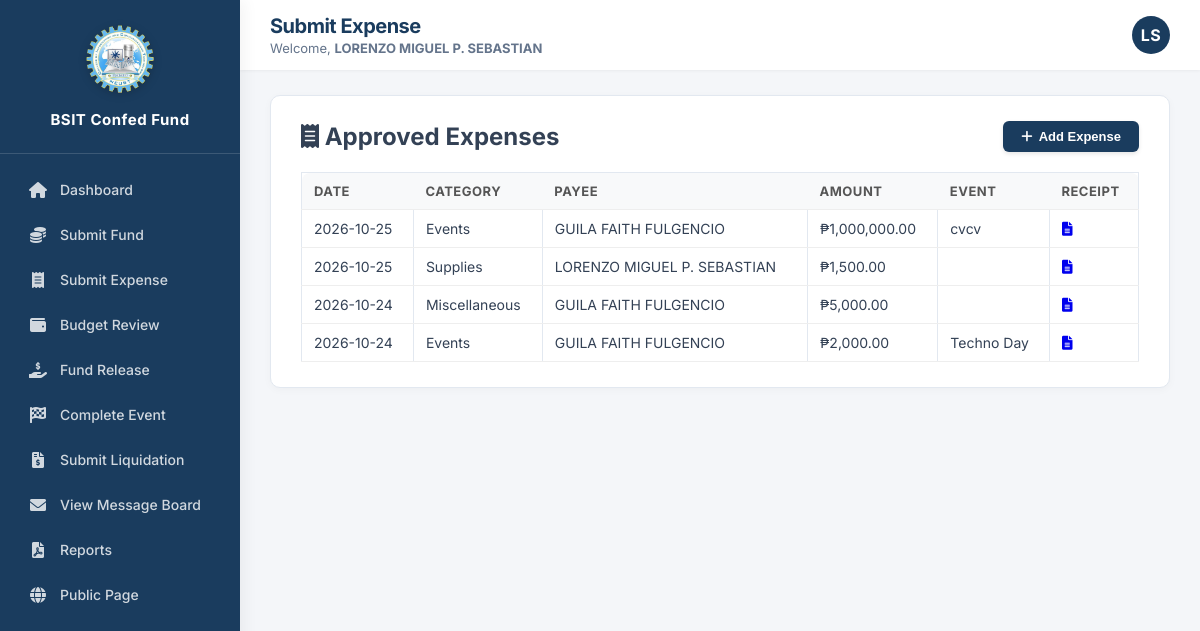
The app's page /admin/officer/submit_expense.php (signed in) with its own data.
### tables this page shows
CREATE TABLE `settings` (
  `id` int(11) NOT NULL DEFAULT 1,
  `org_name` varchar(100) NOT NULL DEFAULT 'BSIT Confederation',
  `org_short_name` varchar(50) NOT NULL DEFAULT 'BSIT Confed Fund',
  `logo_path` varchar(255) NOT NULL DEFAULT 'assets/images/logo.png.webp',
  `primary_color` varchar(7) NOT NULL DEFAULT '#1a3c5e',
  `recovery_key` varchar(100) NOT NULL DEFAULT 'BSIT-ADMIN-2026'
);

CREATE TABLE `expenses` (
  `id` int(11) NOT NULL,
  `amount` decimal(10,2) NOT NULL,
  `category_id` int(11) NOT NULL,
  `payee` varchar(255) NOT NULL,
  `description` text DEFAULT NULL,
  `expense_date` date NOT NULL,
  `school_year` varchar(20) DEFAULT NULL,
  `event` varchar(100) DEFAULT NULL,
  `event_id` int(11) DEFAULT NULL,
  `budget_id` int(11) DEFAULT NULL,
  `fund_source` varchar(100) DEFAULT NULL,
  `receipt_path` varchar(255) DEFAULT NULL,
  `officer_id` int(11) NOT NULL,
  `status` enum('pending_audit','audited','mayor_approved','approved','denied') NOT NULL DEFAULT 'pending_audit',
  `reviewed_by` int(11) DEFAULT NULL,
  `audited_by` int(11) DEFAULT NULL,
  `mayor_approved_by` int(11) DEFAULT NULL,
  `reviewed_at` datetime DEFAULT NULL,
  `audited_at` datetime DEFAULT NULL,
  `mayor_approved_at` datetime DEFAULT NULL,
  `review_comment` text DEFAULT NULL,
  `audit_comment` text DEFAULT NULL,
  `mayor_comment` text DEFAULT NULL,
  `created_at` datetime DEFAULT current_timestamp(),
  `updated_at` datetime DEFAULT NULL ON UPDATE current_timestamp()
);

CREATE TABLE `categories` (
  `id` int(11) NOT NULL,
  `name` varchar(100) NOT NULL,
  `description` text DEFAULT NULL,
  `created_at` datetime DEFAULT current_timestamp(),
  `status` enum('pending','approved','denied') NOT NULL DEFAULT 'approved',
  `created_by` int(11) DEFAULT NULL,
  `reviewed_by` int(11) DEFAULT NULL,
  `reviewed_at` datetime DEFAULT NULL,
  `review_comment` text DEFAULT NULL
);

### admin/officer/submit_expense.php (the view, shortened to what this page needs)
<?php
require_once '../../includes/auth.php';
require_once '../../includes/functions.php';
$approvedExpenses = $pdo->query(
    "SELECT e.*, c.name AS category_name, o.name AS officer_name, o.position
     FROM expenses e
     JOIN categories c ON e.category_id = c.id
     JOIN officers o ON e.officer_id = o.id
     WHERE e.status = 'approved'
     ORDER BY e.created_at DESC"
)->fetchAll();
?>
<!DOCTYPE html>
<html>
<head>
    <link rel="stylesheet" href="../../assets/css/officer.css">
    <link rel="stylesheet" href="https://cdnjs.cloudflare.com/ajax/libs/font-awesome/6.0.0-beta3/css/all.min.css">
</head>
<body>
<?php include $_SERVER['DOCUMENT_ROOT'] . '/bsit-fund-system-v2/includes/sidebar.php'; ?>
<div class="main-area">
    <?php
    $pageSubtitle = 'Welcome, <strong>' . htmlspecialchars($_SESSION['officer_name']) . '</strong>';
    include $_SERVER['DOCUMENT_ROOT'] . '/bsit-fund-system-v2/includes/topbar.php';
    ?>
    <div class="page-content">
        <div class="card">
            <div class="header-row">
                <h2><i class="fas fa-receipt"></i> Approved Expenses</h2>
                <button class="btn-add" onclick="openModal()"><i class="fas fa-plus"></i> Add Expense</button>
            </div>
            <?php if (count($approvedExpenses) == 0): ?>
                <p>No approved expenses yet.</p>
            <?php else: ?>
                <table>
                    <tr><th>Date</th><th>Category</th><th>Payee</th><th>Amount</th><th>Event</th><th>Receipt</th></tr>
                    <?php foreach ($approvedExpenses as $e): ?>
                    <tr>
                        <td><?= date('Y-m-d', strtotime($e['created_at'])) ?></td>
                        <td><?= htmlspecialchars($e['category_name']) ?></td>
                        <td><?= htmlspecialchars($e['payee']) ?></td>
                        <td>₱<?= number_format($e['amount'], 2) ?></td>
                        <td><?= htmlspecialchars($e['event'] ?? '—') ?></td>
                        <td>
                            <?php if (!empty($e['receipt_path'])): ?>
                                <?php foreach (explode(',', $e['receipt_path']) as $rec): ?>
                                    <a href="../../<?= htmlspecialchars(trim($rec)) ?>" target="_blank"><i class="fas fa-file-alt"></i></a>
                                <?php endforeach; ?>
                            <?php else: ?>—<?php endif; ?>
                        </td>
                    </tr>
                    <?php endforeach; ?>
                </table>
            <?php endif; ?>
        </div>
    </div>
</div>
</body>
</html>

### includes/sidebar.php (shortened to what this page needs)
<?php
require_once __DIR__ . '/functions.php';
$base = '/bsit-fund-system-v2';
$isAdviser = isset($_SESSION['adviser_id']);
$position = $_SESSION['officer_position'] ?? '';
$sysSettings = getSettings($pdo);
$sysLogo = $base . '/' . ltrim($sysSettings['logo_path'], '/');
$sysName = $sysSettings['org_short_name'] ?? 'BSIT Confed Fund';
?>
<div class="sidebar" id="appSidebar">
    <div class="logo">
        <img src="<?= $sysLogo ?>" alt="Logo">
        <span><?= htmlspecialchars($sysName) ?></span>
    </div>
    <div class="nav-menu">
        <?php if ($isAdviser): ?>
            <a href="<?= $base ?>/admin/adviser/dashboard.php"><i class="fas fa-home"></i> Dashboard</a>
            <a href="<?= $base ?>/admin/adviser/review.php"><i class="fas fa-check-circle"></i> Review</a>
            <a href="<?= $base ?>/admin/adviser/budget_approvals.php"><i class="fas fa-wallet"></i> Budget Approvals</a>
            <a href="<?= $base ?>/admin/adviser/final_approval.php"><i class="fas fa-file-signature"></i> Final Approval</a>
            <a href="<?= $base ?>/admin/adviser/inquiries.php"><i class="fas fa-comments"></i> Inquiries</a>
            <a href="<?= $base ?>/admin/adviser/manage_accounts.php"><i class="fas fa-users-cog"></i> Manage Accounts</a>
            <a href="<?= $base ?>/admin/adviser/config_approvals.php"><i class="fas fa-check-double"></i> Configuration Approvals</a>
            <a href="<?= $base ?>/admin/download_report.php"><i class="fas fa-file-pdf"></i> Reports</a>
            <a href="<?= $base ?>/admin/adviser/customization.php"><i class="fas fa-palette"></i> Customization</a>
        <?php elseif ($position === 'Treasurer'): ?>
            <a href="<?= $base ?>/admin/officer/dashboard.php"><i class="fas fa-home"></i> Dashboard</a>
            <a href="<?= $base ?>/admin/officer/submit_fund.php"><i class="fas fa-coins"></i> Submit Fund</a>
            <a href="<?= $base ?>/admin/officer/submit_expense.php"><i class="fas fa-receipt"></i> Submit Expense</a>
            <a href="<?= $base ?>/admin/officer/review_budgets.php"><i class="fas fa-wallet"></i> Budget Review</a>
            <a href="<?= $base ?>/admin/officer/release_funds.php"><i class="fas fa-hand-holding-usd"></i> Fund Release</a>
            <a href="<?= $base ?>/admin/officer/complete_event.php"><i class="fas fa-flag-checkered"></i> Complete Event</a>
            <a href="<?= $base ?>/admin/officer/submit_liquidation.php"><i class="fas fa-file-invoice-dollar"></i> Submit Liquidation</a>
            <a href="<?= $base ?>/admin/officer/view_message_board.php"><i class="fas fa-envelope"></i> View Message Board</a>
            <a href="<?= $base ?>/admin/download_report.php"><i class="fas fa-file-pdf"></i> Reports</a>
        <?php endif; ?>
        <a href="<?= $base ?>/public/index.php"><i class="fas fa-globe"></i> Public Page</a>
    </div>
</div>

### assets/css/officer.css (style rules this page uses)
* { margin: 0; padding: 0; box-sizing: border-box; }
body { font-family: 'Inter', 'Segoe UI', Arial, sans-serif; background: #f4f6f9; color: #334155; -webkit-font-smoothing: antialiased; }
.sidebar { position: fixed; left: 0; top: 0; width: 240px; height: 100vh; background: var(--theme-primary, #1a3c5e); color: #fff; display: flex; flex-direction: column; box-shadow: 4px 0 15px rgba(0,0,0,0.05); z-index: 1000; transition: background-color 0.3s ease; }
.sidebar .logo { padding: 24px 20px; text-align: center; border-bottom: 1px solid rgba(255, 255, 255, 0.1); }
.sidebar .logo img { width: 70px; height: auto; margin-bottom: 12px; filter: drop-shadow(0 2px 4px rgba(0,0,0,0.2)); }
.sidebar .logo span { display: block; font-size: 15px; font-weight: 700; letter-spacing: 0.5px; }
.sidebar .nav-menu { flex: 1; padding: 15px 12px; overflow-y: auto; }
.sidebar .nav-menu a { display: flex; align-items: center; gap: 12px; color: rgba(255, 255, 255, 0.8); padding: 12px 16px; margin-bottom: 4px; text-decoration: none; border-radius: 8px; font-size: 14px; font-weight: 500; transition: all 0.2s ease; }
.sidebar .nav-menu a i { width: 20px; text-align: center; font-size: 16px; }
.main-area { margin-left: 240px; min-height: 100vh; display: flex; flex-direction: column; }
.page-content { padding: 25px 30px; flex: 1; }
.card { background: #ffffff; border-radius: 16px; border: 1px solid #e2e8f0; box-shadow: 0 4px 6px -1px rgba(0, 0, 0, 0.02), 0 2px 4px -1px rgba(0, 0, 0, 0.02); padding: 25px 30px; margin-bottom: 25px; transition: box-shadow 0.2s ease; }
table { width: 100%; border-collapse: separate; border-spacing: 0; }
th { background: #f8fafc; color: #475569; text-align: left; padding: 14px 16px; font-size: 12px; font-weight: 700; text-transform: uppercase; letter-spacing: 0.5px; border-bottom: 2px solid #e2e8f0; border-top: 1px solid #e2e8f0; }
th:first-child { border-top-left-radius: 8px; border-left: 1px solid #e2e8f0; }
th:last-child { border-top-right-radius: 8px; border-right: 1px solid #e2e8f0; }
td { padding: 14px 16px; border-bottom: 1px solid #e2e8f0; border-left: 1px solid #e2e8f0; font-size: 14px; color: #334155; vertical-align: middle; }
td:last-child { border-right: 1px solid #e2e8f0; }
tr:last-child td:first-child { border-bottom-left-radius: 8px; }
tr:last-child td:last-child { border-bottom-right-radius: 8px; }
.btn-primary, .btn-add, .btn-submit { background: var(--theme-primary, #1a3c5e); color: white; padding: 10px 20px; border: none; border-radius: 8px; cursor: pointer; font-size: 13.5px; font-weight: 600; text-decoration: none; display: inline-flex; align-items: center; justify-content: center; gap: 8px; transition: all 0.2s ease; box-shadow: 0 2px 4px rgba(0,0,0,0.1); }

### admin/officer/submit_expense.php (style rules this page uses)
.header-row { display: flex; justify-content: space-between; align-items: center; margin-bottom: 20px; }
.header-row h2 { margin: 0; }
.card { background: #fff; border-radius: 10px; border: 1px solid #e2e8f0; box-shadow: 0 2px 8px rgba(0,0,0,0.03); padding: 25px 30px; margin-bottom: 25px; }
table { width: 100%; border-collapse: collapse; }
th, td { padding: 10px 12px; text-align: left; border-bottom: 1px solid #eee; font-size: 14px; }
th { background: #f8f9fa; color: #555; text-transform: uppercase; font-size: 13px; }

### includes/shared_ui.php (style rules this page uses)
.btn-add, .btn-primary, .btn-submit { background: #1a3c5e; color: #fff; padding: 8px 18px; border: none; border-radius: 6px; cursor: pointer; font-size: 13px; font-weight: 600; text-decoration: none; display: inline-flex; align-items: center; gap: 6px; transition: background 0.2s; }

### records on screen
settings: logo_path (picture), org_short_name "BSIT Confed Fund"
expenses: created_at "2026-10-25", category.name "Events", payee "GUILA FAITH FULGENCIO", amount "1,000,000.00", event "cvcv"
expenses: created_at "2026-10-25", category.name "Supplies", payee "LORENZO MIGUEL P. SEBASTIAN", amount "1,500.00"
expenses: created_at "2026-10-24", category.name "Miscellaneous", payee "GUILA FAITH FULGENCIO", amount "5,000.00"
expenses: created_at "2026-10-24", category.name "Events", payee "GUILA FAITH FULGENCIO", amount "2,000.00", event "Techno Day"

### other values on screen
$pageTitle "Submit Expense"
$_SESSION['officer_name'] "LORENZO MIGUEL P. SEBASTIAN"
$initials "LS"
